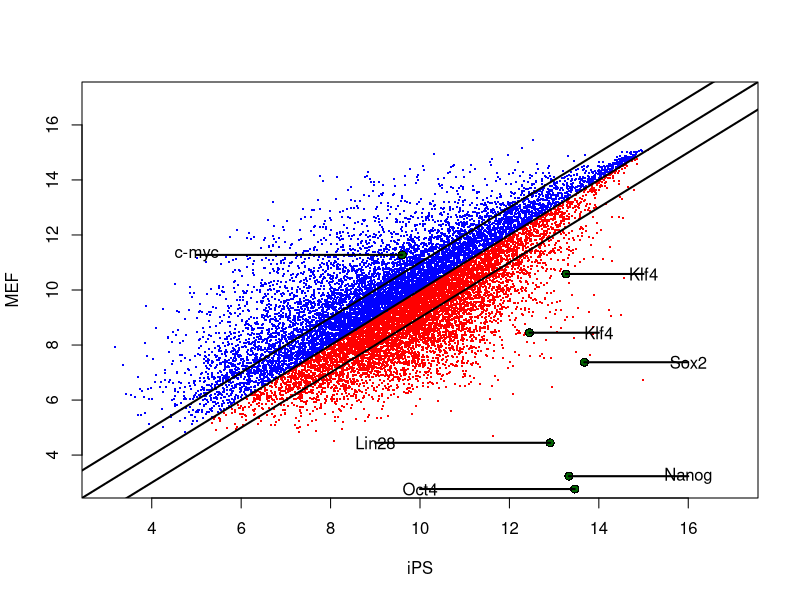

Write the R code that produced this figure.
read.table("MEF_IPS.txt",sep="\t",head=T,stringsAsFactors=F)->data
xlabel="iPS"
ylabel="MEF"
data[,c(2,3)]=data[,c(3,2)];colnames(data)[c(2,3)]=colnames(data)[c(3,2)]   ##################If do not need swap, comment this line##############
Probe=c("1429388_at","1437752_at","1417394_at","1417395_at","1416967_at","1417945_at","1424942_a_at")
# Nanog Lin28 Klf4 Klf4 Sox2 Oct4 c-myc
line=match(Probe,data[[1]])
pdata=data[line,]
data=data[data[[4]]=="P" & data[[5]]=="P",]
log2(data[[2]])->data[[2]]
log2(data[[3]])->data[[3]]
log2(pdata[[2]])->pdata[[2]]
log2(pdata[[3]])->pdata[[3]]


red=(data[[2]]>data[[3]])
#par(xaxs="i",yaxs="i")
plot(data[red,2],data[red,3],xlim=c(3,17),ylim=c(3,17),xlab=xlabel,ylab=ylabel,col="red",cex=2,pch=".",axes=F,frame.plot=T)
axis(1,at=seq(4,16,2),labels=seq(4,16,2))
axis(2,at=seq(4,16,2),labels=seq(4,16,2))
points(data[!red,2],data[!red,3],col="blue",cex=2,pch=".")
abline(a=0,b=1,lwd=2)
abline(a=1,b=1,lwd=2)
abline(a=-1,b=1,lwd=2)

name=c("Nanog","Lin28","Klf4","Klf4","Sox2","Oct4","c-myc")
pos_x=c(16,	9,	15,	14,	16,	10,	5)
#pos_y=c(3,	4,	11,	8,	7,	3,	11)
pos_y=pdata[,3]
for(i in 1:7)
{
points(pdata[i,2],pdata[i,3],col="black",cex=1.2,pch=16)
points(pdata[i,2],pdata[i,3],col="darkgreen",cex=0.9,pch=16)
text(pos_x[i],pos_y[i],name[i])
lines(c(pdata[i,2],pos_x[i]),c(pdata[i,3],pos_y[i]),lwd=2)
}